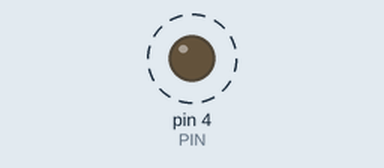
Simulated run of this sketch. Board: Arduino Uno, built with avr-gcc and run on an emulated ATmega328P. Shown: output pins drawn as LEDs (lit = HIGH). Dashed ring = blinking.

Above: at 1.1 s.
Timing chart, 0 to 4.8 s (numbered marks = the images above):
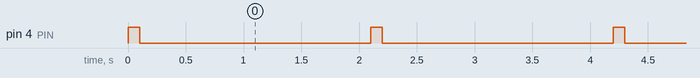

Measured:
- by itself, pin 4 (PIN): alternates HIGH for 0.10 s and LOW for 2.0 s

The sketch:

led_blink.ino
```cpp
// declaration de variable :

const int PIN = 4;

void setup() { //s'execute une fois
  pinMode(PIN , OUTPUT);

}

void loop() { //s'execute en boucle

  digitalWrite(PIN , HIGH);
  delay(100);
  digitalWrite(PIN , LOW);
  delay(2000);

}
```
